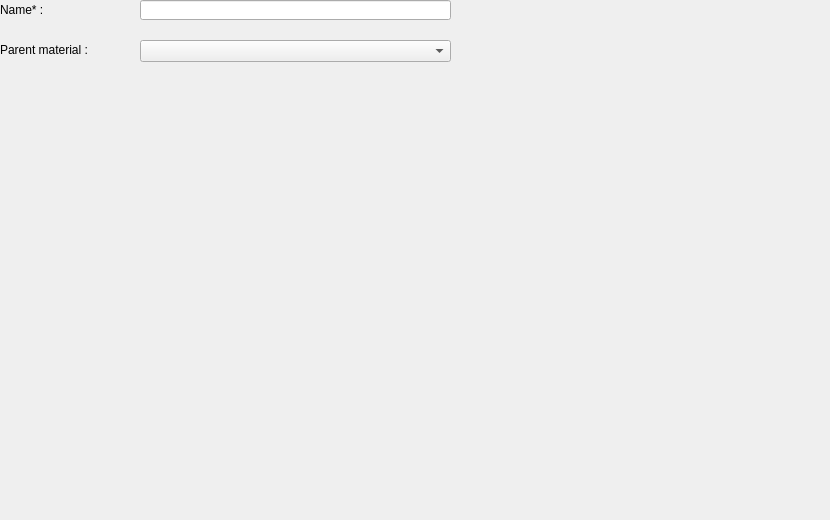
<?xml version="1.0" encoding="UTF-8"?>
<ui version="4.0">
 <class>AddMaterialTypeWidget</class>
 <widget class="QWidget" name="AddMaterialTypeWidget">
  <property name="geometry">
   <rect>
    <x>0</x>
    <y>0</y>
    <width>830</width>
    <height>520</height>
   </rect>
  </property>
  <property name="windowTitle">
   <string>Form</string>
  </property>
  <widget class="QLabel" name="label_2">
   <property name="geometry">
    <rect>
     <x>0</x>
     <y>40</y>
     <width>111</width>
     <height>20</height>
    </rect>
   </property>
   <property name="text">
    <string>Parent material :</string>
   </property>
  </widget>
  <widget class="TreeBox" name="parentMaterialComboBox">
   <property name="geometry">
    <rect>
     <x>140</x>
     <y>40</y>
     <width>311</width>
     <height>22</height>
    </rect>
   </property>
   <property name="maxVisibleItems">
    <number>40</number>
   </property>
   <property name="sizeAdjustPolicy">
    <enum>QComboBox::AdjustToMinimumContentsLength</enum>
   </property>
  </widget>
  <widget class="QLabel" name="label_4">
   <property name="geometry">
    <rect>
     <x>0</x>
     <y>0</y>
     <width>131</width>
     <height>20</height>
    </rect>
   </property>
   <property name="text">
    <string>Name* :</string>
   </property>
  </widget>
  <widget class="QLineEdit" name="nameLineEdit">
   <property name="geometry">
    <rect>
     <x>140</x>
     <y>0</y>
     <width>311</width>
     <height>20</height>
    </rect>
   </property>
  </widget>
 </widget>
 <customwidgets>
  <customwidget>
   <class>TreeBox</class>
   <extends>QComboBox</extends>
   <header>CustomWidgets/treebox.h</header>
  </customwidget>
 </customwidgets>
 <resources/>
 <connections/>
</ui>
